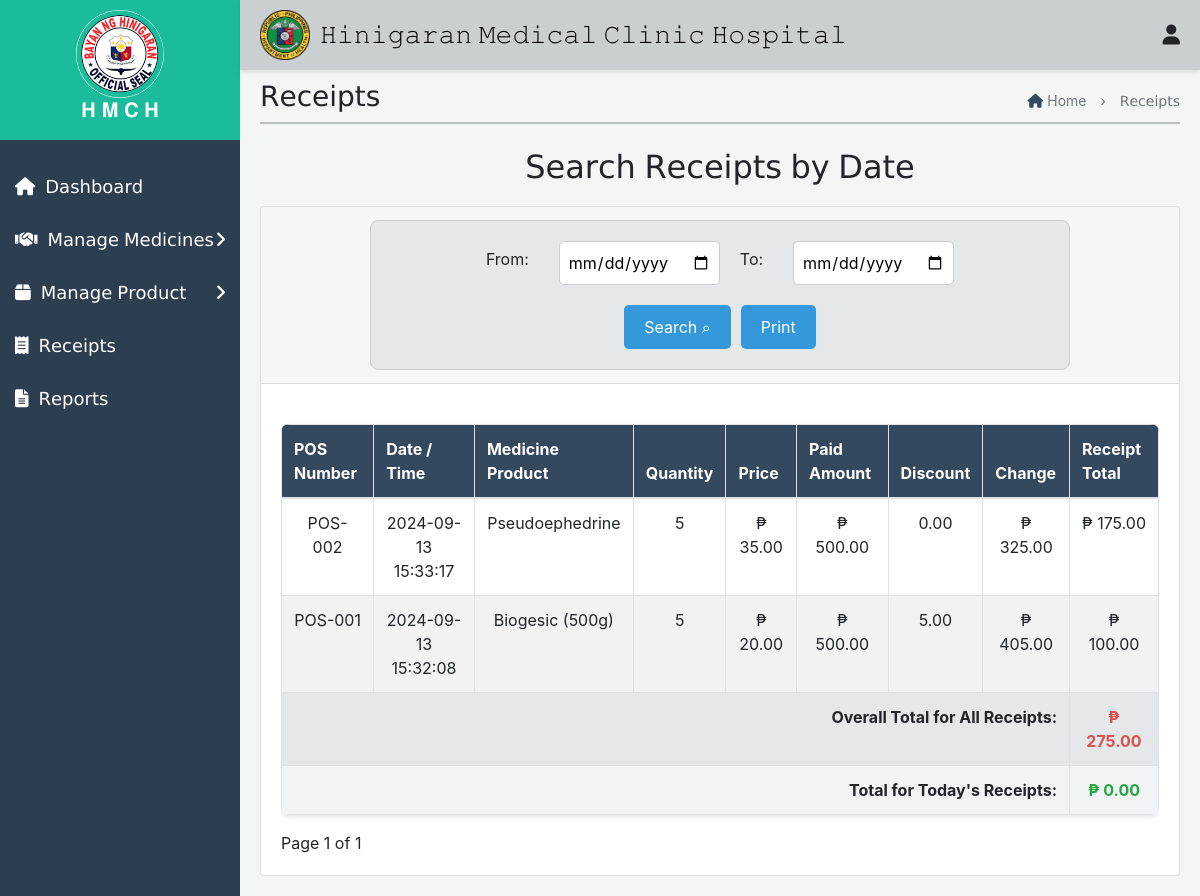
Before: /Pharmacy/InventoryStaffReceipt.php with the older database file.
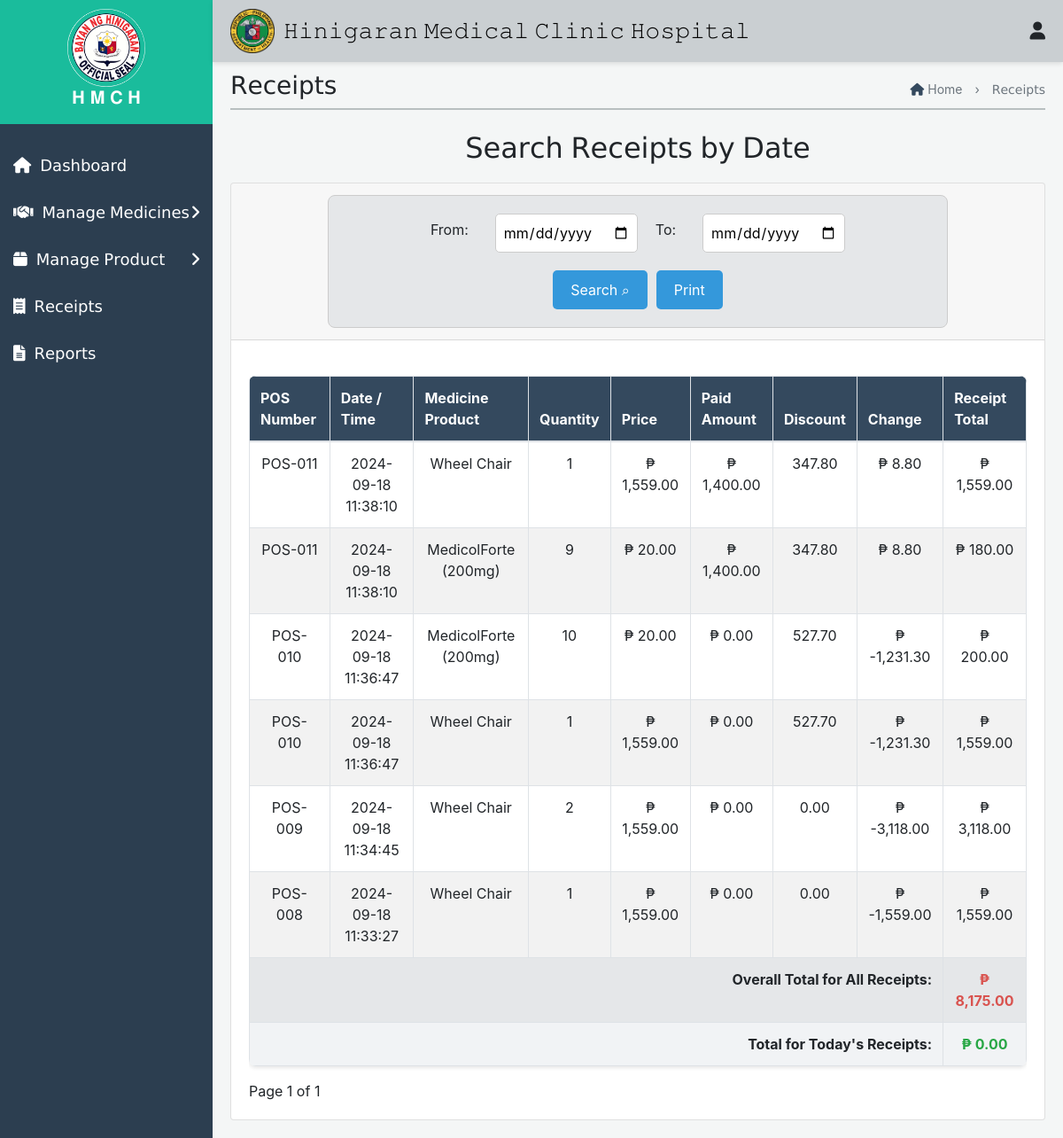
After: the same page with the newer database file.
### tables this page shows
CREATE TABLE `receipt_items` (
  `id` int(11) NOT NULL,
  `receipt_id` int(11) DEFAULT NULL,
  `medicine_product` varchar(255) NOT NULL,
  `quantity` int(11) NOT NULL,
  `price` decimal(10,2) NOT NULL,
  `total` decimal(10,2) NOT NULL
);

CREATE TABLE `receipts` (
  `id` int(11) NOT NULL,
  `pos_number` varchar(50) NOT NULL,
  `total` decimal(10,2) NOT NULL,
  `created_at` timestamp NOT NULL DEFAULT current_timestamp(),
  `paid_amount` decimal(10,2) NOT NULL,
  `change_amount` decimal(10,2) NOT NULL,
  `discount_amount` decimal(10,2) DEFAULT 0.00,
  `refunded_amount` decimal(10,2) DEFAULT NULL,
  `refund_reason` varchar(255) DEFAULT NULL,
  `refunded_at` timestamp NULL DEFAULT NULL
);

### Pharmacy/InventoryStaffReceipt.php (the view, shortened to what the changed rows need)
<!DOCTYPE html>
<html lang="en">
<head>
    <link rel="stylesheet" href="Receipt.css">
    <link href="https://maxcdn.bootstrapcdn.com/bootstrap/4.5.2/css/bootstrap.min.css" rel="stylesheet">
    <link href="https://cdnjs.cloudflare.com/ajax/libs/font-awesome/5.15.4/css/all.min.css" rel="stylesheet">
</head>
<body>
    <div class="top-nav">
    <div class="icon-container">
        <h1>𝙷𝚒𝚗𝚒𝚐𝚊𝚛𝚊𝚗 𝙼𝚎𝚍𝚒𝚌𝚊𝚕 𝙲𝚕𝚒𝚗𝚒𝚌 𝙷𝚘𝚜𝚙𝚒𝚝𝚊𝚕</h1>
    </div>
</div>
     <div id="mySidenav" class="side-nav">
        <div class="logo-container">
            <h2>𝐇 𝐌 𝐂 𝐇</h2>
        </div>
    </div>
    <div id="mainContent" class="main-content">
<div class="first1" style="opacity: 0.9; border-top: 2px solid #b2babb; margin-top: -20px;"></div><br>
<h2 class="form-title">𝖲𝖾𝖺𝗋𝖼𝗁 𝖱𝖾𝖼𝖾𝗂𝗉𝗍𝗌 𝖻𝗒 𝖣𝖺𝗍𝖾</h2>
<section id="receipt-section">
    <div class="card">
        <div class="card-body">
            <div class="table-responsive" id="printableArea">
                <table border="1" class="table table-bordered" style="width:100%; border-collapse:collapse;">
                    <thead>
                        <tr>
                            <th>POS Number</th>
                            <th>Date / Time</th>
                            <th>Medicine Product</th>
                            <th>Quantity</th>
                            <th>Price</th>
                            <th>Paid Amount</th>
                            <th>Discount</th>
                            <th>Change</th>
                            <th>Receipt Total</th>
                        </tr>
                    </thead>
                    <tbody>
                        <?php
                        $servername = "localhost";
                        $username = "root";
                        $password = "";
                        $dbname = "database";
                        $conn = new mysqli($servername, $username, $password, $dbname);
                        $from_date = isset($_POST['from_date']) ? $_POST['from_date'] : '';
                        $to_date = isset($_POST['to_date']) ? $_POST['to_date'] : '';
                        $limit = 11;
                        $page = isset($_GET['page']) ? $_GET['page'] : 1;
                        $offset = ($page - 1) * $limit;
                        $sql = "SELECT
                                    receipts.pos_number,
                                    receipts.total AS receipt_total,
                                    receipts.created_at,
                                    receipts.paid_amount,
                                    receipts.change_amount,
                                    receipts.discount_amount,
                                    receipt_items.medicine_product,
                                    receipt_items.quantity,
                                    receipt_items.price,
                                    receipt_items.total AS item_total
                                FROM
                                    receipts
                                LEFT JOIN
                                    receipt_items
                                ON
                                    receipts.id = receipt_items.receipt_id
                                WHERE
                                    (DATE(receipts.created_at) BETWEEN '$from_date' AND '$to_date' OR '$from_date' = '' OR '$to_date' = '')
                                ORDER BY
                                    receipts.created_at DESC
                                LIMIT $limit OFFSET $offset";
                        $result = $conn->query($sql);
                        $overall_total = 0;
                        $today_total = 0;
                        if ($result->num_rows > 0) {
                            while ($row = $result->fetch_assoc()) {
                                $receiptDate = date('Y-m-d', strtotime($row['created_at']));
                                $receiptTime = date('H:i:s', strtotime($row['created_at']));
                                $overall_total += $row['item_total'];
                                echo "<tr>
                                        <td>" . $row['pos_number'] . "</td>
                                        <td>" . $receiptDate . " " . $receiptTime . "</td>
                                        <td>" . $row['medicine_product'] . "</td>
                                        <td>" . $row['quantity'] . "</td>
                                        <td>₱ " . number_format($row['price'], 2) . "</td>
                                        <td>₱ " . number_format($row['paid_amount'], 2) . "</td>
                                        <td>" . number_format($row['discount_amount'], 2) . "</td>
                                        <td>₱ " . number_format($row['change_amount'], 2) . "</td>
                                        <td>₱ " . number_format($row['item_total'], 2) . "</td>
                                      </tr>";
                            }
                            echo "<tr style='background-color: #e5e7e9; font-weight: bold;' id='overall-total'>
                                    <td colspan='8' style='text-align: right;'>Overall Total for All Receipts:</td>
                                    <td style='color: #d9534f;'>₱ " . number_format($overall_total, 2) . "</td>
                                  </tr>";
                            echo "<tr style='background-color: #f1f3f5; font-weight: bold;' id='today-total'>
                                    <td colspan='8' style='text-align: right;'>Total for Today's Receipts:</td>
                                    <td style='color: #28a745;'>₱ " . number_format($today_total, 2) . "</td>
                                  </tr>";
                        } else {
                            echo "<tr><td colspan='9'>No receipts found for the selected date range</td></tr>";
                        }
                        ?>
                    </tbody>
                </table>
            </div>
        </div>
    </div>
</section>
<link rel="stylesheet" href="https://cdnjs.cloudflare.com/ajax/libs/font-awesome/6.0.0-beta3/css/all.min.css">
</body>
</html>

Changed rows visible on the page:
removed receipt_items: receipt.pos_number "POS-002", receipt.created_at "2024-09-13", receipt.created_at "15:33:17", medicine_product "Pseudoephedrine", quantity "5", price "35.00", receipt.paid_amount "500.00", receipt.discount_amount "0.00", receipt.change_amount "325.00", total "175.00"
removed receipt_items: receipt.pos_number "POS-001", receipt.created_at "2024-09-13", receipt.created_at "15:32:08", medicine_product "Biogesic (500g)", quantity "5", price "20.00", receipt.paid_amount "500.00", receipt.discount_amount "5.00", receipt.change_amount "405.00", total "100.00"
added receipt_items: receipt.pos_number "POS-011", receipt.created_at "2024-09-18", receipt.created_at "11:38:10", medicine_product "Wheel Chair", quantity "1", price "1,559.00", receipt.paid_amount "1,400.00", receipt.discount_amount "347.80", receipt.change_amount "8.80", total "1,559.00"
added receipt_items: receipt.pos_number "POS-011", receipt.created_at "2024-09-18", receipt.created_at "11:38:10", medicine_product "MedicolForte (200mg)", quantity "9", price "20.00", receipt.paid_amount "1,400.00", receipt.discount_amount "347.80", receipt.change_amount "8.80", total "180.00"
added receipt_items: receipt.pos_number "POS-010", receipt.created_at "2024-09-18", receipt.created_at "11:36:47", medicine_product "MedicolForte (200mg)", quantity "10", price "20.00", receipt.paid_amount "0.00", receipt.discount_amount "527.70", receipt.change_amount "-1,231.30", total "200.00"
added receipt_items: receipt.pos_number "POS-010", receipt.created_at "2024-09-18", receipt.created_at "11:36:47", medicine_product "Wheel Chair", quantity "1", price "1,559.00", receipt.paid_amount "0.00", receipt.discount_amount "527.70", receipt.change_amount "-1,231.30", total "1,559.00"
added receipt_items: receipt.pos_number "POS-009", receipt.created_at "2024-09-18", receipt.created_at "11:34:45", medicine_product "Wheel Chair", quantity "2", price "1,559.00", receipt.paid_amount "0.00", receipt.discount_amount "0.00", receipt.change_amount "-3,118.00", total "3,118.00"
added receipt_items: receipt.pos_number "POS-008", receipt.created_at "2024-09-18", receipt.created_at "11:33:27", medicine_product "Wheel Chair", quantity "1", price "1,559.00", receipt.paid_amount "0.00", receipt.discount_amount "0.00", receipt.change_amount "-1,559.00", total "1,559.00"
Other visible differences:
$overall_total: "275.00" → "8,175.00"
